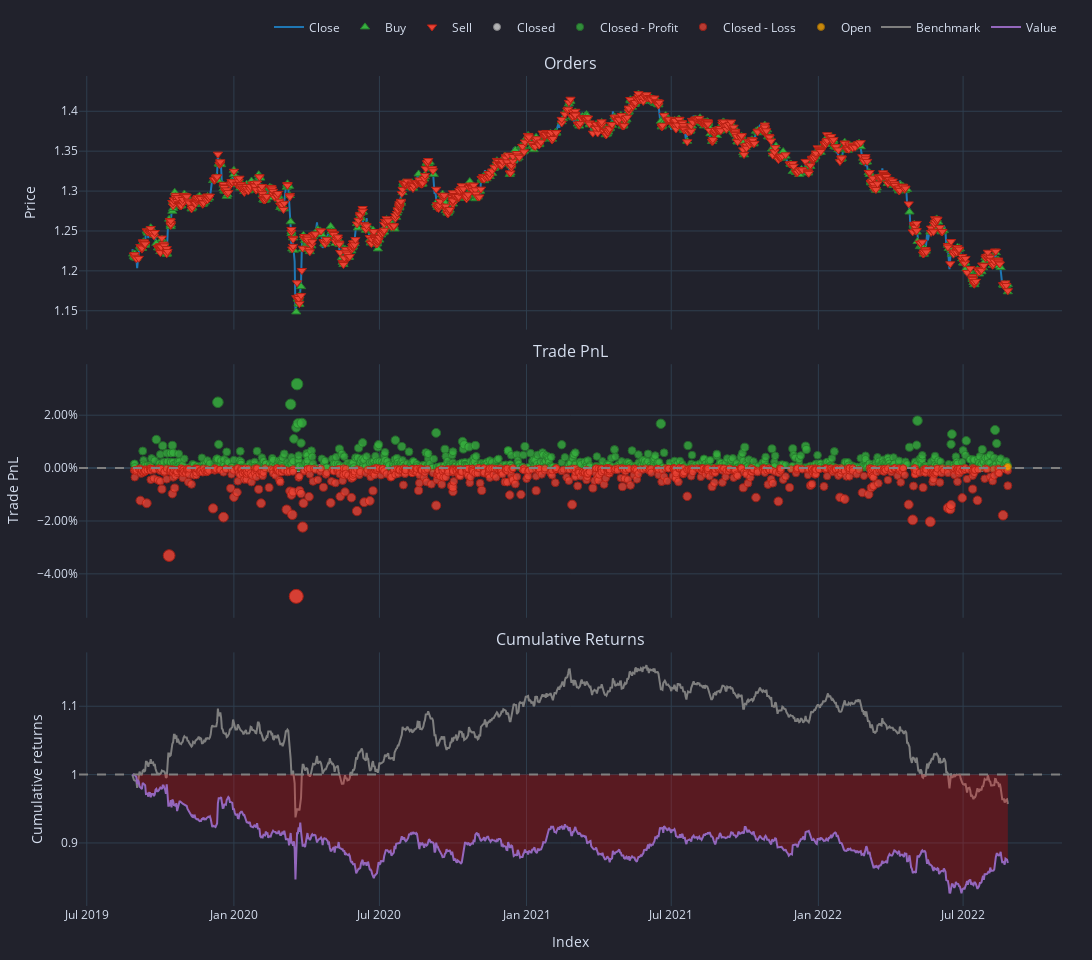

Notebook code cell kept with this figure:
### Code cell
# pf_2_bb_custom.plot().show() ## This takes too long (30 secs) as it uses 5m timeframe
pf_2_bb_custom.resample("1d").plot().show()

### Figure 1 — Plotly figure (JSON) as saved in the notebook; plotly's stock layout.template omitted (floating-point values rounded to 4 significant figures; data arrays with more than 128 entries replaced by an {"elided": "..."} marker saying what was removed)
{"data": [{"legendgroup": "0", "line": {"color": "#1f77b4"}, "mode": "lines", "name": "Close", "showlegend": true, "type": "scatter", "uid": "b3fd5a67-3926-48ef-b7c8-125b65f4881f", "x": {"elided": "1096 str values"}, "xaxis": "x", "y": {"elided": "1096 float values"}, "yaxis": "y"}, {"customdata": {"elided": "1014x9 mixed values"}, "hovertemplate": "<br>Order Id: %{customdata[0]}\n<br>Signal Index: %{customdata[1]}\n<br>Creation Index: %{customdata[2]}\n<br>Fill Index: %{customdata[3]}\n<br>Size: %{customdata[4]:,}\n<br>Price: %{customdata[5]:,}\n<br>Fees: %{customdata[6]:,}\n<br>Type: %{customdata[7]}\n<br>Stop Type: %{customdata[8]}", "marker": {"color": "#37B13F", "line": {"color": "rgb(38,123,44)", "width": 1}, "size": 8, "symbol": "triangle-up"}, "mode": "markers", "name": "Buy", "type": "scatter", "uid": "88265dc6-669c-4d34-b852-8d9f1d4cefbc", "x": {"elided": "1014 str values"}, "xaxis": "x", "y": {"elided": "1014 float values"}, "yaxis": "y"}, {"customdata": {"elided": "1013x9 mixed values"}, "hovertemplate": "<br>Order Id: %{customdata[0]}\n<br>Signal Index: %{customdata[1]}\n<br>Creation Index: %{customdata[2]}\n<br>Fill Index: %{customdata[3]}\n<br>Size: %{customdata[4]:,}\n<br>Price: %{customdata[5]:,}\n<br>Fees: %{customdata[6]:,}\n<br>Type: %{customdata[7]}\n<br>Stop Type: %{customdata[8]}", "marker": {"color": "#EA4335", "line": {"color": "rgb(181,31,18)", "width": 1}, "size": 8, "symbol": "triangle-down"}, "mode": "markers", "name": "Sell", "type": "scatter", "uid": "4f9d8fd6-30ff-4138-a390-272b5489e0ca", "x": {"elided": "1013 str values"}, "xaxis": "x", "y": {"elided": "1013 float values"}, "yaxis": "y"}, {"customdata": {"elided": "98x5 mixed values"}, "hovertemplate": "<br>Exit Trade Id: %{customdata[0]}\n<br>Position Id: %{customdata[1]}\n<br>Exit Index: %{customdata[2]}\n<br>PnL: %{customdata[3]:,}\n<br>Return: %{customdata[4]:,%}", "marker": {"color": "#E2E2E2", "line": {"color": "rgb(158,158,158)", "width": 1}, "opacity": [0.75, 0.75, 0.75, 0.75, 0.75, 0.75, 0.75, 0.75, 0.75, 0.75, 0.75, 0.75, 0.75, 0.75, 0.75, 0.75, 0.75, 0.75, 0.75, 0.75, 0.75, 0.75, 0.75, 0.75, 0.75, 0.75, 0.75, 0.75, 0.75, 0.75, 0.75, 0.75, 0.75, 0.75, 0.75, 0.75, 0.75, 0.75, 0.75, 0.75, 0.75, 0.75, 0.75, 0.75, 0.75, 0.75, 0.75, 0.75, 0.75, 0.75, 0.75, 0.75, 0.75, 0.75, 0.75, 0.75, 0.75, 0.75, 0.75, 0.75, 0.75, 0.75, 0.75, 0.75, 0.75, 0.75, 0.75, 0.75, 0.75, 0.75, 0.75, 0.75, 0.75, 0.75, 0.75, 0.75, 0.75, 0.75, 0.75, 0.75, 0.75, 0.75, 0.75, 0.75, 0.75, 0.75, 0.75, 0.75, 0.75, 0.75, 0.75, 0.75, 0.75, 0.75, 0.75, 0.75, 0.75, 0.75], "size": [7, 7, 7, 7, 7, 7, 7, 7, 7, 7, 7, 7, 7, 7, 7, 7, 7, 7, 7, 7, 7, 7, 7, 7, 7, 7, 7, 7, 7, 7, 7, 7, 7, 7, 7, 7, 7, 7, 7, 7, 7, 7, 7, 7, 7, 7, 7, 7, 7, 7, 7, 7, 7, 7, 7, 7, 7, 7, 7, 7, 7, 7, 7, 7, 7, 7, 7, 7, 7, 7, 7, 7, 7, 7, 7, 7, 7, 7, 7, 7, 7, 7, 7, 7, 7, 7, 7, 7, 7, 7, 7, 7, 7, 7, 7, 7, 7, 7], "symbol": "circle"}, "mode": "markers", "name": "Closed", "type": "scatter", "uid": "5692c5fc-94ec-4e35-a0df-e8b898b02729", "x": ["2019-09-07T00:00:00+00:00", "2019-09-14T00:00:00+00:00", "2019-09-28T00:00:00+00:00", "2019-10-05T00:00:00+00:00", "2019-10-26T00:00:00+00:00", "2019-11-02T00:00:00+00:00", "2019-11-09T00:00:00+00:00", "2019-11-16T00:00:00+00:00", "2019-11-16T00:00:00+00:00", "2019-11-21T00:00:00+00:00", "2019-11-23T00:00:00+00:00", "2019-12-07T00:00:00+00:00", "2019-12-14T00:00:00+00:00", "2019-12-21T00:00:00+00:00", "2019-12-21T00:00:00+00:00", "2019-12-28T00:00:00+00:00", "2019-12-28T00:00:00+00:00", "2020-02-15T00:00:00+00:00", "2020-02-29T00:00:00+00:00", "2020-03-14T00:00:00+00:00", "2020-03-21T00:00:00+00:00", "2020-03-21T00:00:00+00:00", "2020-04-04T00:00:00+00:00", "2020-04-11T00:00:00+00:00", "2020-04-11T00:00:00+00:00", "2020-04-18T00:00:00+00:00", "2020-05-02T00:00:00+00:00", "2020-05-16T00:00:00+00:00", "2020-05-23T00:00:00+00:00", "2020-05-30T00:00:00+00:00", "2020-06-20T00:00:00+00:00", "2020-06-27T00:00:00+00:00", "2020-07-04T00:00:00+00:00", "2020-07-18T00:00:00+00:00", "2020-08-01T00:00:00+00:00", "2020-08-08T00:00:00+00:00", "2020-08-22T00:00:00+00:00", "2020-09-05T00:00:00+00:00", "2020-09-12T00:00:00+00:00", "2020-09-19T00:00:00+00:00", "2020-09-26T00:00:00+00:00", "2020-10-17T00:00:00+00:00", "2020-10-24T00:00:00+00:00", "2020-11-07T00:00:00+00:00", "2020-11-07T00:00:00+00:00", "2020-12-12T00:00:00+00:00", "2021-01-16T00:00:00+00:00", "2021-01-23T00:00:00+00:00", "2021-02-27T00:00:00+00:00", "2021-03-06T00:00:00+00:00", "2021-03-13T00:00:00+00:00", "2021-03-21T00:00:00+00:00", "2021-04-03T00:00:00+00:00", "2021-04-10T00:00:00+00:00", "2021-04-13T00:00:00+00:00", "2021-04-17T00:00:00+00:00", "2021-04-24T00:00:00+00:00", "2021-05-01T00:00:00+00:00", "2021-05-15T00:00:00+00:00", "2021-05-15T00:00:00+00:00", "2021-05-22T00:00:00+00:00", "2021-05-22T00:00:00+00:00", "2021-05-29T00:00:00+00:00", "2021-06-12T00:00:00+00:00", "2021-06-19T00:00:00+00:00", "2021-06-26T00:00:00+00:00", "2021-07-03T00:00:00+00:00", "2021-07-17T00:00:00+00:00", "2021-07-24T00:00:00+00:00", "2021-07-31T00:00:00+00:00", "2021-08-07T00:00:00+00:00", "2021-08-21T00:00:00+00:00", "2021-08-28T00:00:00+00:00", "2021-08-28T00:00:00+00:00", "2021-08-30T00:00:00+00:00", "2021-09-18T00:00:00+00:00", "2021-10-23T00:00:00+00:00", "2021-10-30T00:00:00+00:00", "2021-11-13T00:00:00+00:00", "2021-11-13T00:00:00+00:00", "2021-12-04T00:00:00+00:00", "2021-12-25T00:00:00+00:00", "2022-01-22T00:00:00+00:00", "2022-02-05T00:00:00+00:00", "2022-02-19T00:00:00+00:00", "2022-03-05T00:00:00+00:00", "2022-03-19T00:00:00+00:00", "2022-03-26T00:00:00+00:00", "2022-04-02T00:00:00+00:00", "2022-04-16T00:00:00+00:00", "2022-06-04T00:00:00+00:00", "2022-06-25T00:00:00+00:00", "2022-07-02T00:00:00+00:00", "2022-07-23T00:00:00+00:00", "2022-07-23T00:00:00+00:00", "2022-07-30T00:00:00+00:00", "2022-08-13T00:00:00+00:00", "2022-08-20T00:00:00+00:00"], "xaxis": "x2", "y": [0, 0, 0, 0, 0, 0, 0, 0, 0, 0, 0, 0, 0, 0, 0, 0, 0, 0, 0, 0, 0, 0, 0, 0, 0, 0, 0, 0, 0, 0, 0, 0, 0, 0, 0, 0, 0, 0, 0, 0, 0, 0, 0, 0, 0, 0, 0, 0, 0, 0, 0, 0, 0, 0, 0, 0, 0, 0, 0, 0, 0, 0, 0, 0, 0, 0, 0, 0, 0, 0, 0, 0, 0, 0, 0, 0, 0, 0, 0, 0, 0, 0, 0, 0, 0, 0, 0, 0, 0, 0, 0, 0, 0, 0, 0, 0, 0, 0], "yaxis": "y2"}, {"customdata": {"elided": "1060x5 mixed values"}, "hovertemplate": "<br>Exit Trade Id: %{customdata[0]}\n<br>Position Id: %{customdata[1]}\n<br>Exit Index: %{customdata[2]}\n<br>PnL: %{customdata[3]:,}\n<br>Return: %{customdata[4]:,%}", "marker": {"color": "#37B13F", "line": {"color": "rgb(38,123,44)", "width": 1}, "opacity": {"elided": "1060 float values"}, "size": {"elided": "1060 float values"}, "symbol": "circle"}, "mode": "markers", "name": "Closed - Profit", "type": "scatter", "uid": "cfee1588-acb1-491c-b4c1-9d1cdd97aa6d", "x": {"elided": "1060 str values"}, "xaxis": "x2", "y": {"elided": "1060 float values"}, "yaxis": "y2"}, {"customdata": {"elided": "868x5 mixed values"}, "hovertemplate": "<br>Exit Trade Id: %{customdata[0]}\n<br>Position Id: %{customdata[1]}\n<br>Exit Index: %{customdata[2]}\n<br>PnL: %{customdata[3]:,}\n<br>Return: %{customdata[4]:,%}", "marker": {"color": "#EA4335", "line": {"color": "rgb(181,31,18)", "width": 1}, "opacity": {"elided": "868 float values"}, "size": {"elided": "868 float values"}, "symbol": "circle"}, "mode": "markers", "name": "Closed - Loss", "type": "scatter", "uid": "d560e41e-ba3d-44e8-ad9a-9e7f4ea13dbf", "x": {"elided": "868 str values"}, "xaxis": "x2", "y": {"elided": "868 float values"}, "yaxis": "y2"}, {"customdata": [["2026", "2026", "2022-08-26 00:00:00+00:00", 38.56, 0.000443]], "hovertemplate": "<br>Exit Trade Id: %{customdata[0]}\n<br>Position Id: %{customdata[1]}\n<br>Exit Index: %{customdata[2]}\n<br>PnL: %{customdata[3]:,}\n<br>Return: %{customdata[4]:,%}", "marker": {"color": "#FFAA00", "line": {"color": "rgb(178,118,0)", "width": 1}, "opacity": [0.7514], "size": [7.064], "symbol": "circle"}, "mode": "markers", "name": "Open", "type": "scatter", "uid": "0972240f-1156-46fa-9199-60a918f8e7cf", "x": ["2022-08-26T00:00:00+00:00"], "xaxis": "x2", "y": [0.000443], "yaxis": "y2"}, {"legendgroup": "1", "line": {"color": "#7f7f7f"}, "mode": "lines", "name": "Benchmark", "showlegend": true, "type": "scatter", "uid": "7a80047f-78d7-4d1e-b9da-750e0fd205fd", "x": {"elided": "1096 str values"}, "xaxis": "x3", "y": {"elided": "1096 float values"}, "yaxis": "y3"}, {"hoverinfo": "skip", "line": {"color": "rgba(0, 0, 0, 0)", "width": 0}, "mode": "lines", "opacity": 0, "showlegend": false, "type": "scatter", "uid": "e39affbd-c54f-4866-a0be-5dead13a4c6e", "x": {"elided": "1096 str values"}, "xaxis": "x3", "y": {"elided": "1096 int values"}, "yaxis": "y3"}, {"connectgaps": false, "fill": "tonexty", "fillcolor": "rgba(0, 128, 0, 0.25)", "hoverinfo": "skip", "line": {"color": "rgba(0, 0, 0, 0)", "width": 0}, "mode": "lines", "opacity": 0, "showlegend": false, "type": "scatter", "uid": "a5005161-42b9-4a3f-b7b7-92eab207f649", "x": {"elided": "1096 str values"}, "xaxis": "x3", "y": {"elided": "1096 float values"}, "yaxis": "y3"}, {"hoverinfo": "skip", "line": {"color": "rgba(0, 0, 0, 0)", "width": 0}, "mode": "lines", "opacity": 0, "showlegend": false, "type": "scatter", "uid": "8eab9091-dcfd-4a41-abe4-aa95f52b5f1a", "x": {"elided": "1096 str values"}, "xaxis": "x3", "y": {"elided": "1096 int values"}, "yaxis": "y3"}, {"connectgaps": false, "fill": "tonexty", "fillcolor": "rgba(255, 0, 0, 0.25)", "hoverinfo": "skip", "line": {"color": "rgba(0, 0, 0, 0)", "width": 0}, "mode": "lines", "opacity": 0, "showlegend": false, "type": "scatter", "uid": "524f065f-0093-40a1-a4cc-07e76af604d2", "x": {"elided": "1096 str values"}, "xaxis": "x3", "y": {"elided": "1096 float values"}, "yaxis": "y3"}, {"legendgroup": "2", "line": {"color": "#9467bd"}, "mode": "lines", "name": "Value", "showlegend": true, "type": "scatter", "uid": "6dfb60b2-128e-4ab7-bb3f-a75c06564313", "x": {"elided": "1096 str values"}, "xaxis": "x3", "y": {"elided": "1096 float values"}, "yaxis": "y3"}, {"hoverinfo": "skip", "line": {"color": "rgba(0, 0, 0, 0)", "width": 0}, "mode": "lines", "opacity": 0, "showlegend": false, "type": "scatter", "uid": "15759383-15ba-4432-8942-be26870c3c2c", "x": {"elided": "1096 str values"}, "xaxis": "x3", "y": {"elided": "1096 int values"}, "yaxis": "y3"}], "layout": {"annotations": [{"font": {"size": 16}, "showarrow": false, "text": "Orders", "x": 0.5, "xanchor": "center", "xref": "paper", "y": 1, "yanchor": "bottom", "yref": "paper"}, {"font": {"size": 16}, "showarrow": false, "text": "Trade PnL", "x": 0.5, "xanchor": "center", "xref": "paper", "y": 0.6528, "yanchor": "bottom", "yref": "paper"}, {"font": {"size": 16}, "showarrow": false, "text": "Cumulative Returns", "x": 0.5, "xanchor": "center", "xref": "paper", "y": 0.3056, "yanchor": "bottom", "yref": "paper"}], "height": 960, "legend": {"orientation": "h", "traceorder": "normal", "x": 1, "xanchor": "right", "y": 1.042, "yanchor": "bottom"}, "margin": {"b": 30, "l": 30, "r": 30, "t": 30}, "shapes": [{"line": {"color": "gray", "dash": "dash"}, "type": "line", "x0": 0, "x1": 1, "xref": "paper", "y0": 0, "y1": 0, "yref": "y2"}, {"line": {"color": "gray", "dash": "dash"}, "type": "line", "x0": 0, "x1": 1, "xref": "paper", "y0": 1, "y1": 1, "yref": "y3"}], "showlegend": true, "width": 1330, "xaxis": {"anchor": "y", "domain": [0, 1], "matches": "x3", "showticklabels": false}, "xaxis2": {"anchor": "y2", "domain": [0, 1], "matches": "x3", "showticklabels": false}, "xaxis3": {"anchor": "y3", "domain": [0, 1], "title": {"text": "Index"}}, "yaxis": {"anchor": "x", "domain": [0.6944, 1], "title": {"text": "Price"}}, "yaxis2": {"anchor": "x2", "domain": [0.3472, 0.6528], "tickformat": ".2%", "title": {"text": "Trade PnL"}}, "yaxis3": {"anchor": "x3", "domain": [0, 0.3056], "title": {"text": "Cumulative returns"}}}}
